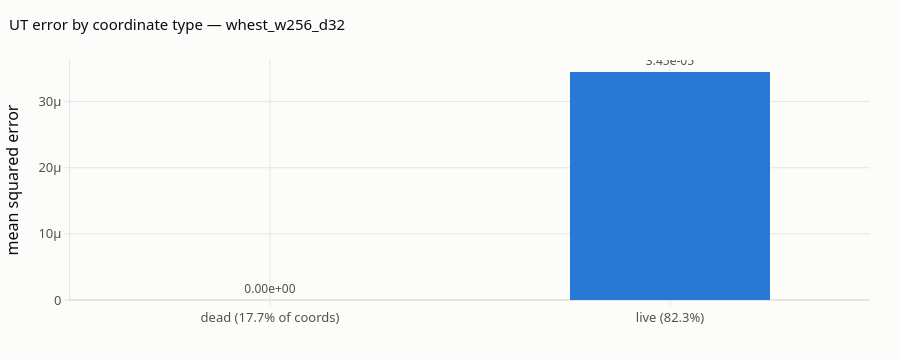

The code cell stored with this chart in its notebook:
### Markdown cell above
### Where the error actually lives

The residual is centred near zero and heavy-tailed — locating a large error is easy,
but its **sign** is what a corrector needs, and the mean being ~0 says the sign is
not implied by the magnitude.

There is one piece of structure that is free, though. Dead coordinates are a *cone*
property: if the reachable set lies in the halfspace where coordinate $j$ is
non-positive, then the sigma points' images lie in that same set, so any
point-propagation estimator returns **exactly** zero there. The baseline gets every
dead coordinate exactly right, at no cost — so all of its error lives on the
surviving coordinates.

### Code cell
mse_dead = float((R[dead] ** 2).mean()) if dead.any() else 0.0
mse_live = float((R[~dead] ** 2).mean())
share = 100 * (R[dead] ** 2).sum() / (R ** 2).sum() if dead.any() else 0.0

fig = go.Figure(go.Bar(
    x=[f"dead ({100 * dead.mean():.1f}% of coords)", f"live ({100 * (~dead).mean():.1f}%)"],
    y=[mse_dead, mse_live], marker_color=[C_AQUA, C_BLUE], marker_line_width=0,
    width=0.5, text=[f"{mse_dead:.2e}", f"{mse_live:.2e}"], textposition="outside",
    textfont=dict(color=INK_SOFT, size=12),
    hovertemplate="%{x}<br>MSE %{y:.3e}<extra></extra>"))
style(fig, f"UT error by coordinate type — {BIG}", height=360, showlegend=False)
fig.update_yaxes(title="mean squared error", rangemode="tozero")
fig.show()

print(f"MSE on dead coordinates : {mse_dead:.3e}   ({share:.1f}% of total squared error)")
print(f"MSE on live coordinates : {mse_live:.3e}")
print("\nSo the entire estimation problem is on the surviving coordinates; a learned")
print("model that regresses F directly must *learn* the zeros that UT gets for free.")

### Figure 1 — Plotly figure (JSON) as saved in the notebook; plotly's stock layout.template omitted (floating-point values rounded to 4 significant figures)
{"data": [{"hovertemplate": "%{x}<br>MSE %{y:.3e}<extra></extra>", "marker": {"color": ["#1baf7a", "#2a78d6"], "line": {"width": 0}}, "text": ["0.00e+00", "3.45e-05"], "textfont": {"color": "#52514e", "size": 12}, "textposition": "outside", "type": "bar", "width": 0.5, "x": ["dead (17.7% of coords)", "live (82.3%)"], "y": [0, 3.448e-05]}], "layout": {"font": {"color": "#0b0b0b", "family": "system-ui, -apple-system, Segoe UI, sans-serif", "size": 13}, "height": 360, "hoverlabel": {"font": {"size": 12}}, "legend": {"bgcolor": "rgba(0,0,0,0)", "borderwidth": 0, "font": {"color": "#52514e"}}, "margin": {"b": 60, "l": 70, "r": 30, "t": 60}, "paper_bgcolor": "#fcfcfb", "plot_bgcolor": "#fcfcfb", "showlegend": false, "title": {"font": {"color": "#0b0b0b", "size": 15}, "text": "UT error by coordinate type — whest_w256_d32", "x": 0.01}, "xaxis": {"gridcolor": "#e6e5e1", "linecolor": "#e6e5e1", "tickcolor": "#e6e5e1", "tickfont": {"color": "#52514e"}, "ticks": "outside", "title": {"font": {"color": "#52514e"}}, "zerolinecolor": "#e6e5e1"}, "yaxis": {"gridcolor": "#e6e5e1", "linecolor": "#e6e5e1", "rangemode": "tozero", "tickcolor": "#e6e5e1", "tickfont": {"color": "#52514e"}, "ticks": "outside", "title": {"text": "mean squared error"}, "zerolinecolor": "#e6e5e1"}}}
